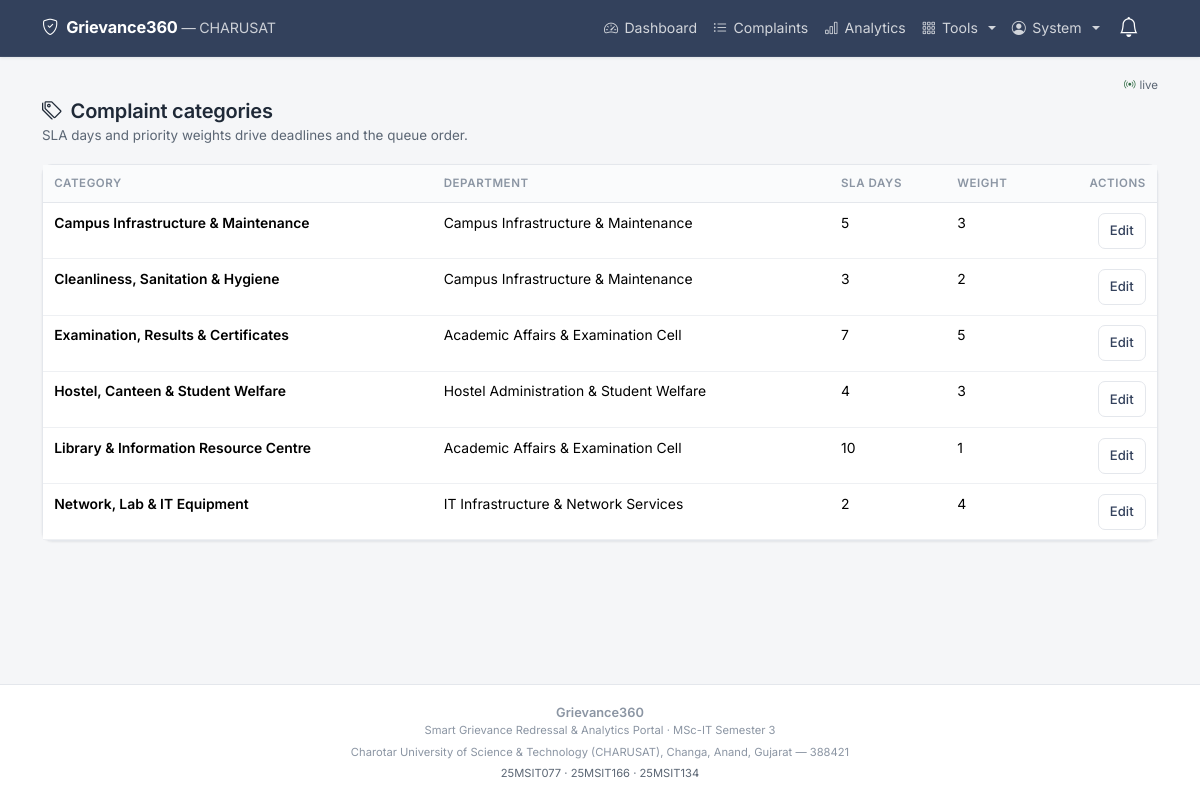
The app's page /admin/categories (signed in) with its own data.
### tables this page shows
CREATE TABLE users (
    id             INTEGER PRIMARY KEY AUTOINCREMENT,
    name           TEXT NOT NULL,
    email          TEXT NOT NULL UNIQUE,
    password_hash  TEXT NOT NULL,
    role           TEXT NOT NULL DEFAULT 'student'
                   CHECK (role IN ('student','staff','admin')),
    department_id  INTEGER,
    enrollment_no  TEXT,
    phone          TEXT,
    is_active      INTEGER NOT NULL DEFAULT 1,
    reset_token    TEXT,
    reset_expires  TEXT,
    created_at     TEXT NOT NULL, photo TEXT, program TEXT, student_department TEXT, semester TEXT,
    FOREIGN KEY (department_id) REFERENCES departments(id)
);

CREATE TABLE categories (
    id              INTEGER PRIMARY KEY AUTOINCREMENT,
    name            TEXT NOT NULL UNIQUE,
    department_id   INTEGER,
    sla_days        INTEGER NOT NULL DEFAULT 7,
    priority_weight INTEGER NOT NULL DEFAULT 1,
    created_at      TEXT NOT NULL,
    FOREIGN KEY (department_id) REFERENCES departments(id)
);

CREATE TABLE departments (
    id          INTEGER PRIMARY KEY AUTOINCREMENT,
    name        TEXT NOT NULL UNIQUE,
    email       TEXT,
    created_at  TEXT NOT NULL
);

### app.py (the view)
@app.route("/admin/categories")
@login_required
@role_required("admin")
def admin_categories():
    rows = db.query_all(
        "SELECT c.*, d.name AS department_name "
        "FROM categories c LEFT JOIN departments d ON d.id = c.department_id "
        "ORDER BY c.name")
    return render_template("admin/categories.html", categories=rows)

### app.py (called while the page is built)
@login_manager.user_loader
def load_user(user_id):
    row = db.query_one(
        "SELECT * FROM users WHERE id = %s AND is_active = 1", (user_id,)
    )
    return User(row) if row else None

def role_required(*roles):
    def decorator(view):
        @wraps(view)
        def wrapped(*args, **kwargs):
            if not current_user.is_authenticated:
                return login_manager.unauthorized()
            if current_user.role not in roles:
                flash("You do not have permission to open that page.", "danger")
                return redirect(url_for("index"))
            return view(*args, **kwargs)
        return wrapped
    return decorator

@app.context_processor
def inject_globals():
    now = helpers.now_str()
    return {
        "status_color": helpers.status_color,
        "pretty_date": helpers.pretty_date,
        "priority_label": helpers.priority_label,
        "is_breached": helpers.is_breached,
        "days_left": helpers.days_left,
        "ALL_STATUSES": config.STATUSES,
        "current_year": datetime.now().year,
        "now": now,
    }

### db.py (called while the page is built, shortened)
def _connect():
    if config.DB_ENGINE == "sqlite":
        raw = sqlite3.connect(config.SQLITE_PATH)
        raw.row_factory = sqlite3.Row          # lets us build dicts from rows
        raw.execute("PRAGMA foreign_keys = ON")  # SQLite needs this switched on
        return _SQLiteConnection(raw)

def get_db():
    if "db" not in g:
        g.db = _connect()
    return g.db

def query_all(sql, params=()):
    cursor = get_db().cursor()
    cursor.execute(sql, params)
    rows = cursor.fetchall()
    cursor.close()
    return rows

def query_one(sql, params=()):
    cursor = get_db().cursor()
    cursor.execute(sql, params)
    row = cursor.fetchone()
    cursor.close()
    return row

    def execute(self, sql, params=()):
        return self._cursor.execute(sql.replace("%s", "?"), params)

    def fetchone(self):
        row = self._cursor.fetchone()
        return dict(row) if row is not None else None

    def fetchall(self):
        return [dict(row) for row in self._cursor.fetchall()]

    def close(self):
        self._cursor.close()

    def cursor(self):
        return _SQLiteCursor(self._connection.cursor())

    def close(self):
        self._connection.close()

### helpers.py (called while the page is built)
def now_str():
    return datetime.now().strftime(DT_FORMAT)

### templates/admin/categories.html (shortened to what this page needs)
{% extends "base.html" %}
{% block content %}
<div class="ge-page-head">
  <h4><i class="bi bi-tags me-1"></i> Complaint categories</h4>
  <p class="ge-page-sub">SLA days and priority weights drive deadlines and the queue order.</p>
</div>
<div class="ge-card">
  <div class="ge-desktop-table table-responsive">
    <table class="table table-hover mb-0">
      <thead>
        <tr>
          <th>Category</th><th>Department</th>
          <th>SLA days</th><th>Weight</th><th class="text-end">Actions</th>
        </tr>
      </thead>
      <tbody>
        {% for c in categories %}
        <tr>
          <td class="fw-semibold">{{ c.name }}</td>
          <td>{{ c.department_name or '—' }}</td>
          <td>{{ c.sla_days }}</td>
          <td>{{ c.priority_weight }}</td>
          <td class="text-end">
            <a href="{{ url_for('admin_category_edit', cat_id=c.id) }}"
               class="btn btn-sm btn-outline-primary">Edit</a>
          </td>
        </tr>
        {% endfor %}
      </tbody>
    </table>
  </div>
</div>
{% endblock %}

### templates/base.html (shortened to what this page needs)
<!DOCTYPE html>
<html lang="en">
<head>
  <link href="https://cdn.jsdelivr.net/npm/bootstrap@5.3.3/dist/css/bootstrap.min.css" rel="stylesheet">
  <link href="https://cdn.jsdelivr.net/npm/bootstrap-icons@1.11.3/font/bootstrap-icons.css" rel="stylesheet">
  <link href="{{ url_for('static', filename='css/style.css') }}" rel="stylesheet">
</head>
<body>
<nav class="navbar navbar-expand-md navbar-dark ge-navbar sticky-top">
  <div class="container">
    <a class="navbar-brand fw-bold d-flex align-items-center gap-2"
       href="{{ url_for('index') }}">
      <i class="bi bi-shield-check"></i>
      <span>
        Grievance360
        <span class="d-none d-md-inline fw-normal small opacity-75">
          &mdash; CHARUSAT
        </span>
      </span>
    </a>
    {% if current_user.is_authenticated %}
    <div class="dropdown order-md-last ms-auto me-2">
      <button class="btn btn-link nav-link position-relative ge-tap"
              type="button" data-bs-toggle="dropdown" aria-expanded="false"
              aria-label="Notifications">
        <i class="bi bi-bell fs-5 text-white"></i>
      </button>
    </div>
    {% endif %}
    <div class="collapse navbar-collapse" id="mainNav">
      <ul class="navbar-nav ms-auto mb-2 mb-md-0 align-items-md-center">
        {% if current_user.is_authenticated %}
          {% if current_user.role == 'student' %}
            <li class="nav-item">
              <a class="nav-link ge-tap" href="{{ url_for('student_dashboard') }}">
                <i class="bi bi-grid"></i> My Complaints</a>
            </li>
            <li class="nav-item">
              <a class="nav-link ge-tap" href="{{ url_for('raise_complaint') }}">
                <i class="bi bi-plus-circle"></i> Raise Complaint</a>
            </li>
            <li class="nav-item">
              <a class="nav-link ge-tap" href="{{ url_for('kb_list') }}">
                <i class="bi bi-book"></i> Help</a>
            </li>
            <li class="nav-item">
              <a class="nav-link ge-tap" href="{{ url_for('announcements') }}">
                <i class="bi bi-megaphone"></i> Notices</a>
            </li>
            <li class="nav-item">
              <a class="nav-link ge-tap" href="{{ url_for('profile') }}">
                <i class="bi bi-person-circle"></i> Profile</a>
            </li>
          {% elif current_user.role == 'admin' %}
            <li class="nav-item">
              <a class="nav-link ge-tap" href="{{ url_for('admin_dashboard') }}">
                <i class="bi bi-speedometer2"></i> Dashboard</a>
            </li>
            <li class="nav-item">
              <a class="nav-link ge-tap" href="{{ url_for('admin_complaints') }}">
                <i class="bi bi-list-ul"></i> Complaints</a>
            </li>
            <li class="nav-item">
              <a class="nav-link ge-tap" href="{{ url_for('admin_analytics') }}">
                <i class="bi bi-bar-chart"></i> Analytics</a>
            </li>
            <li class="nav-item dropdown">
              <a class="nav-link dropdown-toggle ge-tap" href="#" role="button"
                 data-bs-toggle="dropdown">
                <i class="bi bi-grid-3x3-gap"></i> Tools
              </a>
            </li>
          {% endif %}
          <li class="nav-item dropdown">
            <a class="nav-link dropdown-toggle ge-tap" href="#" role="button"
               data-bs-toggle="dropdown">
              <i class="bi bi-person-circle"></i>
              {{ current_user.name.split(' ')[0] }}
            </a>
          </li>
        {% endif %}
      </ul>
    </div>
  </div>
</nav>
<main class="container ge-main">
  {% if current_user.is_authenticated %}
  <div class="d-flex justify-content-end mb-1" style="min-height:18px">
    <span id="liveBar" class="d-inline-flex align-items-center gap-1"
          style="font-size:.72rem;color:var(--ge-muted,#64748b)">
      <i class="bi bi-broadcast text-success"></i>
      <span class="text-muted">live</span>
    </span>
  </div>
  {% endif %}
  {% block content %}{% endblock %}
</main>
<footer class="ge-footer no-print">
  <div class="container text-center">
    <div class="fw-semibold">Grievance360</div>
    <div class="small">
      Smart Grievance Redressal &amp; Analytics Portal &middot; MSc-IT Semester 3
    </div>
    <div class="small mt-1">
      Charotar University of Science &amp; Technology (CHARUSAT),
      Changa, Anand, Gujarat &mdash; 388421
    </div>
    <div class="small mt-1 text-muted">
      25MSIT077 &middot; 25MSIT166 &middot; 25MSIT134
    </div>
  </div>
</footer>
</body>
</html>

### static/css/style.css (style rules this page uses)
:root { --ge-ink: #1f2937; --ge-ink-soft: #5b6674; --ge-ink-faint: #8b95a3; --ge-primary: #33415c; --ge-primary-dark: #283346; --ge-accent: #5b6ea8; --ge-accent-soft: #eef1f8; --ge-bg: #f5f6f8; --ge-surface: #ffffff; --ge-line: #e4e7ec; --ge-line-soft: #eef0f3; --ge-radius: 10px; --ge-radius-sm: 7px; --ge-shadow: 0 1px 2px rgba(31, 41, 55, .05), 0 1px 3px rgba(31, 41, 55, .04); --ge-shadow-lift: 0 4px 12px rgba(31, 41, 55, .08); --ge-bottomnav-height: 60px; }
html, body { overflow-x: hidden; max-width: 100%; }
body { background-color: var(--ge-bg); color: var(--ge-ink); font-family: "Inter", -apple-system, BlinkMacSystemFont, "Segoe UI", Roboto, "Helvetica Neue", Arial, sans-serif; font-size: 15px; line-height: 1.55; -webkit-font-smoothing: antialiased; display: flex; flex-direction: column; min-height: 100vh; }
h1, h2, h3, h4, h5, h6 { font-weight: 600; letter-spacing: -.011em; color: var(--ge-ink); }
h4 { font-size: 1.25rem; }
a { color: var(--ge-accent); text-decoration: none; }
.text-muted { color: var(--ge-ink-soft) !important; }
.ge-main { flex: 1 0 auto; padding-top: .25rem; padding-bottom: 1.5rem; }
.ge-page-head { margin-bottom: 1.15rem; }
.ge-page-head h4 { margin-bottom: .15rem; }
.ge-page-head .ge-page-sub { font-size: .84rem; color: var(--ge-ink-soft); }
.ge-tap, .btn { min-height: 44px; display: inline-flex; align-items: center; justify-content: center; gap: .4rem; }
.btn { border-radius: var(--ge-radius-sm); font-size: .9rem; font-weight: 500; padding: .45rem 1rem; }
.btn-sm { min-height: 36px; font-size: .82rem; padding: .3rem .7rem; }
.btn-outline-primary { color: var(--ge-primary); border-color: var(--ge-line); background: var(--ge-surface); }
.ge-navbar { background: var(--ge-primary); border-bottom: 1px solid rgba(255, 255, 255, .06); box-shadow: 0 1px 3px rgba(31, 41, 55, .10); padding-top: .35rem; padding-bottom: .35rem; }
.ge-navbar .navbar-brand { font-size: 1.02rem; font-weight: 600; letter-spacing: -.01em; color: #fff; }
.ge-navbar .nav-link { color: rgba(255, 255, 255, .78); font-size: .88rem; border-radius: var(--ge-radius-sm); padding-left: .7rem; padding-right: .7rem; }
.ge-card { border: 1px solid var(--ge-line); border-radius: var(--ge-radius); box-shadow: var(--ge-shadow); background: var(--ge-surface); }
.text-success { color: #2f6b43 !important; }
.table { font-size: .87rem; color: var(--ge-ink); margin-bottom: 0; }
.table > :not(caption) > * > * { padding: .6rem .7rem; }
.table thead th { font-size: .72rem; font-weight: 600; letter-spacing: .05em; text-transform: uppercase; color: var(--ge-ink-faint); background: #fafbfc; border-bottom: 1px solid var(--ge-line); white-space: nowrap; }
.table tbody tr { border-color: var(--ge-line-soft); }
.ge-desktop-table { display: none; }
@media (min-width: 768px) { .ge-desktop-table { display: block; } }
.ge-footer { flex-shrink: 0; background: var(--ge-surface); border-top: 1px solid var(--ge-line); padding: 1.1rem 0; margin-top: 1.5rem; font-size: .8rem; color: var(--ge-ink-faint); }
@media (min-width: 1200px) { .ge-main.container { max-width: 1140px; } }

### records on screen
users: name "System"
categories: name "Campus Infrastructure & Maintenance", sla_days "5", priority_weight "3"
categories: name "Cleanliness, Sanitation & Hygiene", name "Campus Infrastructure & Maintenance", sla_days "3", priority_weight "2"
categories: name "Examination, Results & Certificates", name "Academic Affairs & Examination Cell", sla_days "7", priority_weight "5"
categories: name "Hostel, Canteen & Student Welfare", name "Hostel Administration & Student Welfare", sla_days "4", priority_weight "3"
categories: name "Library & Information Resource Centre", name "Academic Affairs & Examination Cell", sla_days "10", priority_weight "1"
categories: name "Network, Lab & IT Equipment", name "IT Infrastructure & Network Services", sla_days "2", priority_weight "4"
